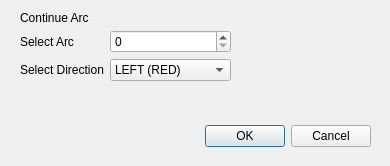
<?xml version="1.0" encoding="UTF-8"?>
<ui version="4.0">
 <class>ContinueWindow</class>
 <widget class="QDialog" name="ContinueWindow">
  <property name="geometry">
   <rect>
    <x>0</x>
    <y>0</y>
    <width>390</width>
    <height>166</height>
   </rect>
  </property>
  <property name="windowTitle">
   <string>Dialog</string>
  </property>
  <widget class="QDialogButtonBox" name="buttonBox">
   <property name="geometry">
    <rect>
     <x>30</x>
     <y>120</y>
     <width>341</width>
     <height>32</height>
    </rect>
   </property>
   <property name="orientation">
    <enum>Qt::Horizontal</enum>
   </property>
   <property name="standardButtons">
    <set>QDialogButtonBox::Cancel|QDialogButtonBox::Ok</set>
   </property>
  </widget>
  <widget class="QLabel" name="label">
   <property name="geometry">
    <rect>
     <x>20</x>
     <y>10</y>
     <width>81</width>
     <height>16</height>
    </rect>
   </property>
   <property name="text">
    <string>Continue Arc</string>
   </property>
  </widget>
  <widget class="QWidget" name="formLayoutWidget">
   <property name="geometry">
    <rect>
     <x>20</x>
     <y>30</y>
     <width>211</width>
     <height>71</height>
    </rect>
   </property>
   <layout class="QFormLayout" name="formLayout">
    <item row="1" column="0">
     <widget class="QLabel" name="label_2">
      <property name="text">
       <string>Select Direction</string>
      </property>
     </widget>
    </item>
    <item row="1" column="1">
     <widget class="QComboBox" name="direction_combo_box">
      <item>
       <property name="text">
        <string>LEFT (RED)</string>
       </property>
      </item>
      <item>
       <property name="text">
        <string>RIGHT (GREEN)</string>
       </property>
      </item>
     </widget>
    </item>
    <item row="0" column="0">
     <widget class="QLabel" name="label_3">
      <property name="text">
       <string>Select Arc</string>
      </property>
     </widget>
    </item>
    <item row="0" column="1">
     <widget class="QSpinBox" name="selected_arc_spin_box">
      <property name="maximum">
       <number>100</number>
      </property>
     </widget>
    </item>
   </layout>
  </widget>
 </widget>
 <resources/>
 <connections>
  <connection>
   <sender>buttonBox</sender>
   <signal>accepted()</signal>
   <receiver>ContinueWindow</receiver>
   <slot>accept()</slot>
   <hints>
    <hint type="sourcelabel">
     <x>248</x>
     <y>254</y>
    </hint>
    <hint type="destinationlabel">
     <x>157</x>
     <y>274</y>
    </hint>
   </hints>
  </connection>
  <connection>
   <sender>buttonBox</sender>
   <signal>rejected()</signal>
   <receiver>ContinueWindow</receiver>
   <slot>reject()</slot>
   <hints>
    <hint type="sourcelabel">
     <x>316</x>
     <y>260</y>
    </hint>
    <hint type="destinationlabel">
     <x>286</x>
     <y>274</y>
    </hint>
   </hints>
  </connection>
 </connections>
</ui>
